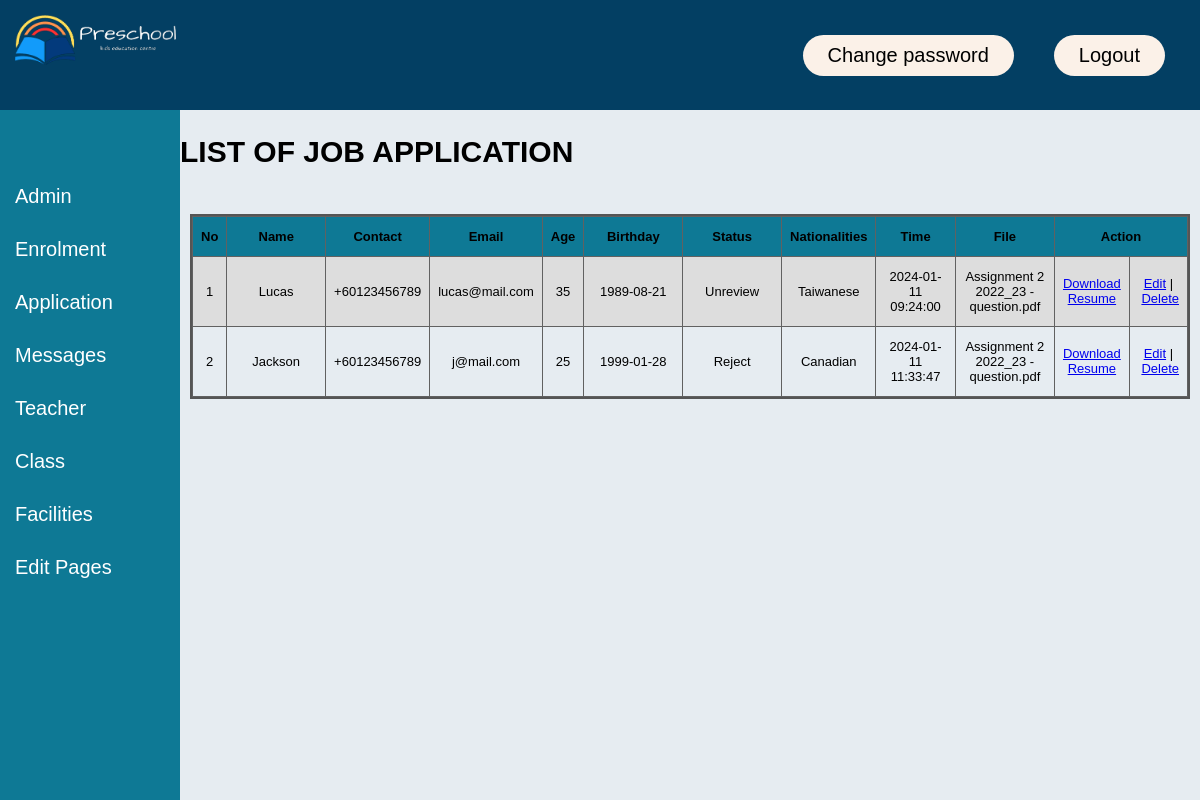
Page /career/application_list.php (signed in) on the committed database.
### tables this page shows
CREATE TABLE `application` (
  `ja_id` int(11) NOT NULL,
  `ja_name` varchar(120) DEFAULT NULL,
  `ja_email` varchar(120) DEFAULT NULL,
  `ja_contact` varchar(120) DEFAULT NULL,
  `ja_status` varchar(120) DEFAULT NULL,
  `ja_nationality` varchar(120) DEFAULT NULL,
  `ja_age` varchar(20) DEFAULT NULL,
  `ja_birthday` date DEFAULT NULL,
  `ja_resume` varchar(120) DEFAULT NULL,
  `ja_updationDate` timestamp NOT NULL DEFAULT current_timestamp()
);

### career/application_list.php (the view, shortened to what this page needs)
<?php
include("../config.php");
?>
<!DOCTYPE html>
<html lang="en">
<head>
    <link rel="stylesheet" href="https://cdnjs.cloudflare.com/ajax/libs/font-awesome/5.15.3/css/all.min.css">
    <link rel="stylesheet" href="../css/application_admin_header.css">
	    <link rel="stylesheet" href="../css/admin_header.css">
</head>
<body onload="makeTableScroll();">
    <?php include('../admin_header.php');?>
    <h2>LIST OF JOB APPLICATION</h2>
        <div class="content" style="padding:0 10px;">
			<div style="text-align: right; padding:10px;">
			</div>
			<div class="scrolling_table">
			<table border="1" width="100%" id="projectable">
				<tr>
					<th width="3%">No</th>
					<th width="10%">Name</th>
                    <th width="10%">Contact</th>
                    <th width="10%">Email</th>
					<th width="3%">Age</th>
					<th width="10%">Birthday</th>
					<th width="10%">Status</th>
                    <th width="8%">Nationalities</th>
                    <th width="8%">Time</th>
					<th width="10%">File</th>
					<th width="10%" colspan="2">Action</th>
				</tr>
				<?php
					$sql =  "SELECT * FROM application ";
					$result = mysqli_query($conn, $sql);
					if(mysqli_num_rows($result) > 0){
						$numrow=1;
						while($row =mysqli_fetch_assoc($result)){
							echo "<tr>";
							echo "<td>" . $numrow . "</td>
							<td>". $row["ja_name"] . "</td>
                            <td> " . $row["ja_contact"]. "</td>
							<td>" . $row["ja_email"] . "</td>
                            <td>" . $row["ja_age"] . "</td>
							<td>" . $row["ja_birthday"] . "</td>
                            <td>" . $row["ja_status"] . "</td>
							<td>" . $row["ja_nationality"] . "</td>
                            <td>" . $row["ja_updationDate"] . "</td>
							<td>" . $row["ja_resume"] . "</td>";
							echo "<td><a href='download_resume.php?id=" . $row["ja_id"] . "'>Download Resume</a></td>";
							echo '<td> <a href="application_edit.php?id=' . $row["ja_id"] . '">Edit</a>&nbsp;|&nbsp;';
							echo '<a href="application_delete.php?id=' . $row["ja_id"] . '" onClick="return confirm(\'Delete?\');">Delete</a> </td>';
							echo "</tr>" . "\n\t\t";
							$numrow++;
						}
					}
					else{
						echo '<tr><td colspan="11">0 results</td></tr>';
					}
				?>
			</table>
			</div>
</body>
</html>

### css/application_admin_header.css (style rules this page uses)
html { height: 100%; }
body { font-family: "Montserrat", sans-serif; font-weight: 500; font-size: 20px; text-decoration: none; box-sizing: border-box; height: 100%; margin: 0; padding: 0; background-color: #e6ecf1; }
.content { margin-left: 15%; }
h2 { margin-left: 15%; }
.scrolling_table { overflow-y: auto; border: solid 2px #555; }
#projectable { font-size: small; border-collapse: collapse; padding-left: 30px; }
#projectable td, #projectable th { border: 1px solid #616161; padding: 8px; }
#projectable tr:nth-child(even) { background-color: #ddd; }
#projectable th { padding-top: 12px; padding-bottom: 12px; text-align: center; background-color: #0e7995; color: black; }
#projectable td { padding-top: 12px; padding-bottom: 12px; text-align: center; color: black; }

### css/admin_header.css (style rules this page uses)
html { height: 100%; }
body { font-family: "Montserrat", sans-serif; font-weight: 500; font-size: 20px; text-decoration: none; box-sizing: border-box; height: 100%; margin: 0; padding: 0; background-color: #e6ecf1; }

### rows in the picture
application: ja_name "Lucas", ja_contact "+60123456789", ja_email "lucas@mail.com", ja_age "35", ja_birthday "1989-08-21", ja_status "Unreview", ja_nationality "Taiwanese", ja_updationDate "2024-01-11 09:24:00", ja_resume "Assignment 2 2022_23 - question.pdf"
application: ja_name "Jackson", ja_contact "+60123456789", ja_email "j@mail.com", ja_age "25", ja_birthday "1999-01-28", ja_status "Reject", ja_nationality "Canadian", ja_updationDate "2024-01-11 11:33:47", ja_resume "Assignment 2 2022_23 - question.pdf"
